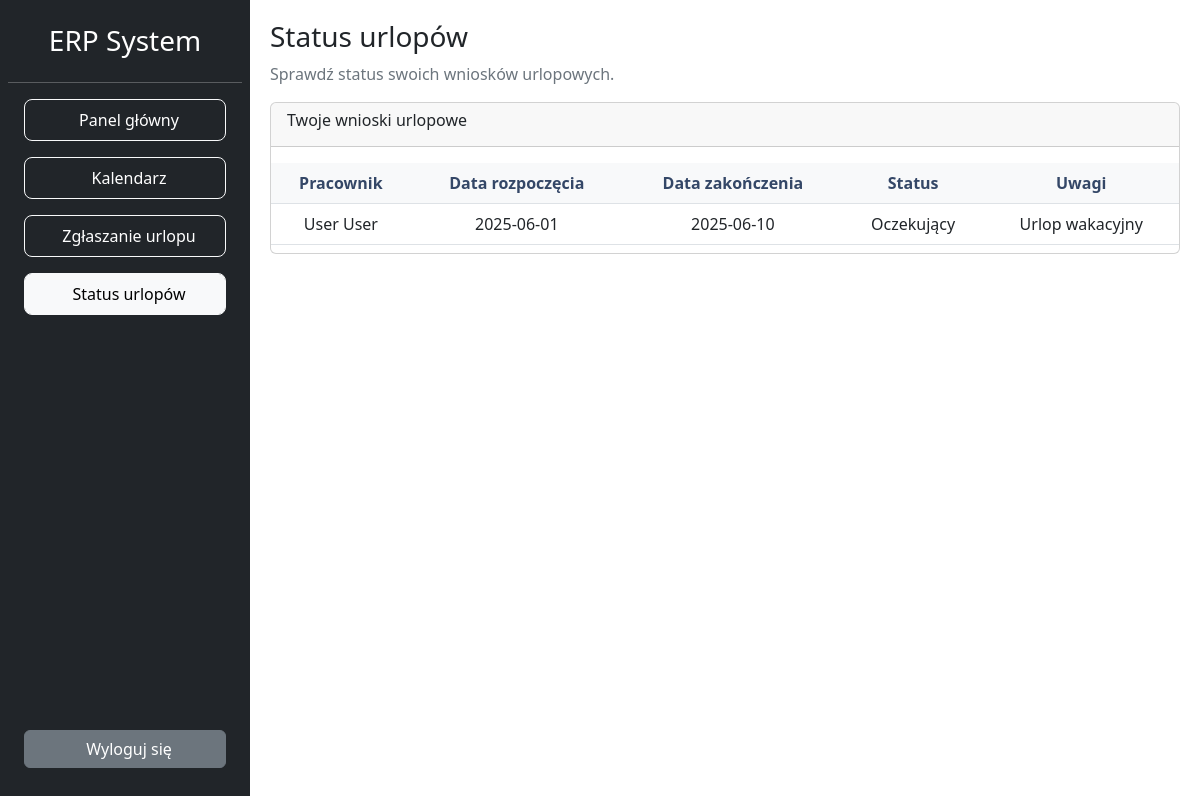
Page /public/leaveStatus.php (signed in) on the committed database.
### tables this page shows
CREATE TABLE leaves (
    id INT AUTO_INCREMENT PRIMARY KEY,
    user_id INT NOT NULL,
    start_date DATE NOT NULL,
    end_date DATE NOT NULL,
    days_count INT NOT NULL,
    status ENUM('Oczekujący', 'Zatwierdzony', 'Odrzucony') NOT NULL DEFAULT 'Oczekujący',
    notes VARCHAR(255),
    CHECK (start_date <= end_date),
    FOREIGN KEY (user_id) REFERENCES users(id) ON DELETE CASCADE
);

CREATE TABLE users (
    id INT AUTO_INCREMENT PRIMARY KEY,
    firstname VARCHAR(40) NOT NULL,
    lastname VARCHAR(40) NOT NULL,
    email VARCHAR(100) NOT NULL UNIQUE,
    password VARCHAR(255) NOT NULL,
    birth_date DATE NOT NULL,
    gender VARCHAR(10) NOT NULL,
    role_id INT NOT NULL DEFAULT 1,
    employed_from DATE NOT NULL,
    account_created_date TIMESTAMP DEFAULT CURRENT_TIMESTAMP,
    FOREIGN KEY (role_id) REFERENCES roles(id) ON DELETE CASCADE ON UPDATE CASCADE
);

### scripts/functions.php (called while the page is built, shortened)
<?php
function getUserLeaveRequests($pdo) {
    $userId = $_SESSION['logged_user']['id'];
    $query = "SELECT l.id, l.start_date, l.end_date, l.status, l.notes, u.firstname, u.lastname
              FROM leaves l
              INNER JOIN users u ON l.user_id = u.id
              WHERE u.id = :user_id";
    $stmt = $pdo->prepare($query);
    $stmt->bindParam(':user_id', $userId);
    $stmt->execute();
    $leavesData = $stmt->fetchAll(PDO::FETCH_ASSOC);
    return $leavesData;
}
?>

### public/leaveStatus.php (the view, shortened to what this page needs)
<?php
require_once '../scripts/functions.php';
require_once '../scripts/db_connect.php';
$leavesData = getUserLeaveRequests($pdo);
?>
<!DOCTYPE html>
<html lang="en">
<head>
    <link href="https://cdn.jsdelivr.net/npm/bootstrap@5.3.0/dist/css/bootstrap.min.css" rel="stylesheet">
    <link rel="stylesheet" type="text/css" href="../assets/css/leaveStatus.css">
</head>
<body>
    <div class="container-fluid">
        <div class="row">
            <div class="col-auto position-fixed">
                <?php require_once '../views/sidebar.php'; ?>
            </div>
            <div class="col" style="margin-left: 250px; padding: 20px;">
                <h3 class="font-weight-bold">Status urlopów</h3>
                <p class="text-sm text-secondary">Sprawdź status swoich wniosków urlopowych.</p>
                <div class="card">
                    <div class="card-header">
                        <h6 class="font-weight-bolder">Twoje wnioski urlopowe</h6>
                    </div>
                    <div class="card-body px-0 pb-2">
                        <div class="table-responsive">
                            <table class="table align-items-center mb-0">
                                <thead>
                                    <tr>
                                        <th>Pracownik</th>
                                        <th>Data rozpoczęcia</th>
                                        <th>Data zakończenia</th>
                                        <th>Status</th>
                                        <th>Uwagi</th>
                                    </tr>
                                </thead>
                                <tbody>
                                    <?php foreach ($leavesData as $leave): ?>
                                        <tr>
                                          <td class="text-sm">
                                            <?php echo $leave['firstname'] . ' ' . $leave['lastname']; ?>
                                          </td>
                                          <td class="text-sm">
                                            <?php echo $leave['start_date']; ?>
                                          </td>
                                          <td class="text-sm">
                                            <?php echo $leave['end_date']; ?>
                                          </td>
                                          <td class="text-sm">
                                            <span class="status-<?php echo $leave['status']; ?>">
                                              <?php echo ucfirst($leave['status']); ?>
                                            </span>
                                          </td>
                                          <td class="text-sm">
                                            <?php echo !empty($leave['notes']) ? $leave['notes'] : '<span class="text-secondary">Brak uwag</span>'; ?>
                                          </td>
                                        </tr>
                                    <?php endforeach; ?>
                                </tbody>
                            </table>
                        </div>
                    </div>
                </div>
            </div>
        </div>
    </div>
</body>
</html>

### assets/css/leaveStatus.css (style rules this page uses)
.table td { text-align: center; vertical-align: middle; }
.table thead th { background-color: #f8f9fa; color: #344767; font-weight: 600; text-align: center; }

### rows in the picture
leaves: user.firstname "User", user.lastname "User", start_date "2025-06-01", end_date "2025-06-10", status "Oczekujący", notes "Urlop wakacyjny"
